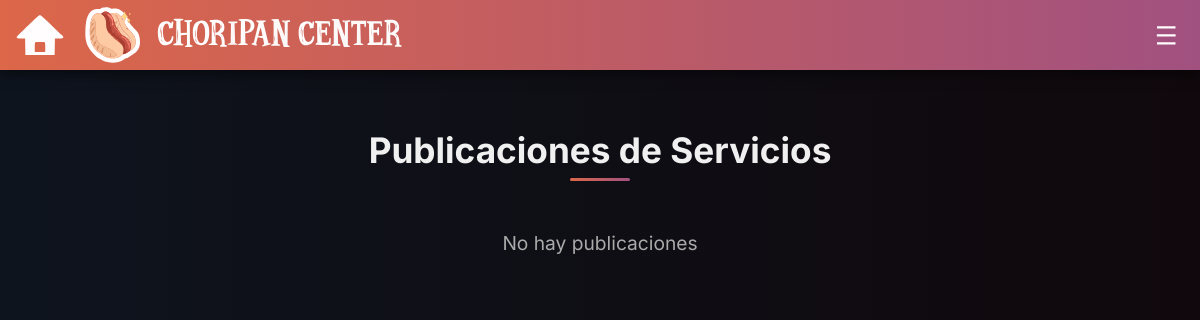
Page /muros/servicio/ (signed in) on the earlier database version.
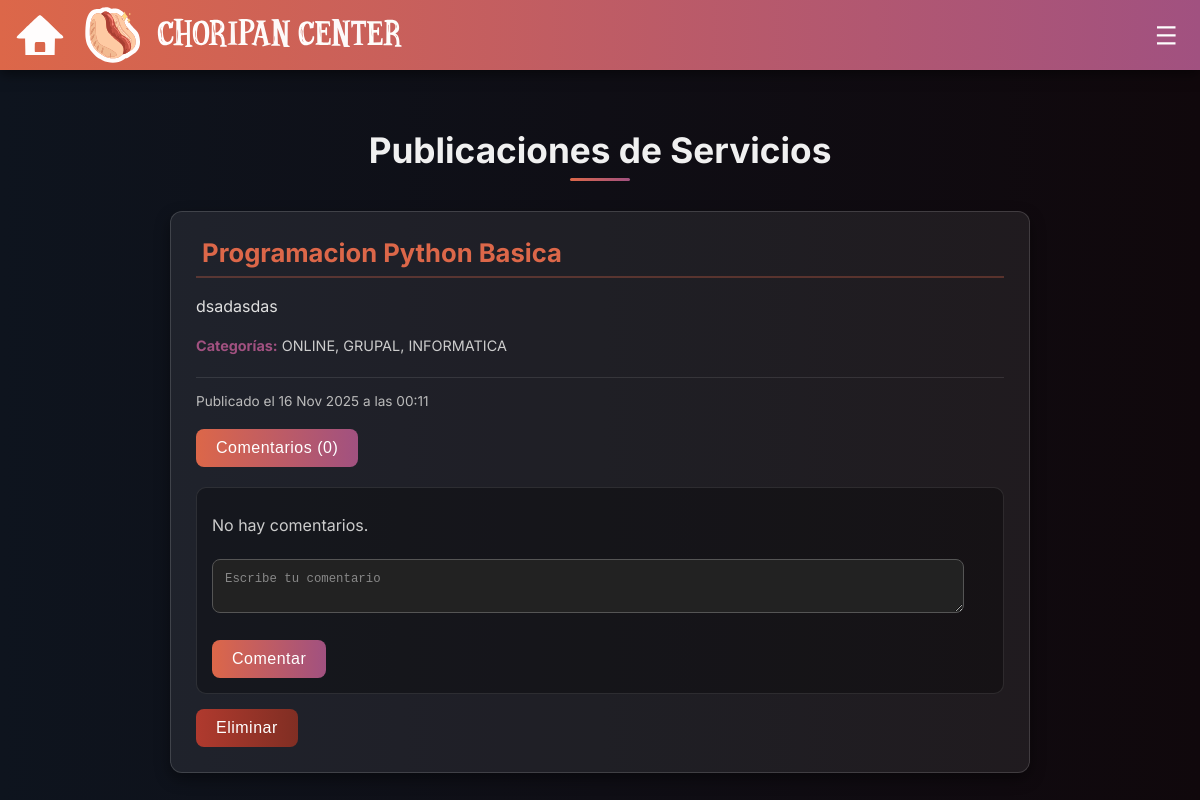
Same page on the later database version.
### publicaciones/models.py (models this page shows)
class Publicacion(models.Model):
    usuario = models.ForeignKey(User, on_delete=models.CASCADE)
    tipoMuro = models.CharField(max_length=10, choices=TIPO_MURO)
    contenido = models.TextField(verbose_name='Comentario')
    fechaCreacion = models.DateTimeField(auto_now_add=True)
    modalidad = models.CharField(max_length=10, choices=MODALIDAD_SESION ,blank=True, null=True)
    tipoSesion = models.CharField(max_length=15, choices=TIPO_SESION,blank=True, null=True)
    asignatura = models.CharField(max_length=20, choices=DEPARTAMENTOS, blank=True, null=True)
    materialPrestamo = models.CharField(max_length=150, blank=True, null=True)
    cantMaterial = models.PositiveIntegerField(blank=True, null=True)
    titulo = models.CharField(max_length=150,blank=True, null=True)
    fotoMaterial = models.ImageField(upload_to='publicaciones_fotos/', blank=True, null=True)
    dias = models.CharField(max_length=15, choices=PREF_DIA, blank=True, null=True)
    Comunicacion = models.CharField(max_length=59, choices=TIPO_COMUNICACION, blank=True, null=True)
    metododeestudio = models.CharField(max_length=30, choices=METODO_DE_ESTUDIO, blank=True, null=True)

### publicaciones/views.py (the view)
# urls.py: path('muros/servicio/', views.muro_servicio_view, name='muro_servicio'),
def muro_servicio_view(request):
    publicaciones = filtroPreferencias(request, 'SERVICIOS')
    datitos = {
        'nombre' : 'Servicios',
        'publicacion' : publicaciones,
        'comentarios' : FormComentarios()
    }
    return render(request, 'Muros/muro_tutoria.html', datitos)

### publicaciones/forms.py
class FormComentarios(forms.ModelForm):
    class Meta:
        model = Comentario
        fields = ['contenido']
        labels = {'contenido': ''
                  }
        widgets = {
            'contenido': forms.Textarea(attrs={'rows': 2, 'placeholder': 'Escribe tu comentario','class': '#'})
        }

### publicaciones/templates/Muros/muro_tutoria.html (shortened to what this page needs)
{% load static %}
<!DOCTYPE html>
<html lang="es">
<head>
    <link rel="stylesheet" href="{% static 'muros/style_muro_servicios.css' %}">
</head>
<body>
    <header class="navbar">
        <div class="logo-grupo-izquierdo">
            <a href="{% url 'home' %}" class="config-boton logo-casita">
                <img src="{% static 'images/logo-casita (2).svg' %}">
            </a>
            <img src="{% static 'images/logo-choripan.svg' %}">
        </div>
        <div class="Nav-Boton">
            <button class="config-boton menu-button" onclick="abrirmenu()">
                <img src="{% static 'images/logo-menu.svg' %}">
            </button>
        </div>
    </header>
    {% block content %}
    <div class="main-content"> <h2>Publicaciones de {{ nombre }}</h2>
        {% for pub in publicacion %}
        <div class="publicacion-card">
            <h3>
                <span style="vertical-align: top;">
                    {{ pub.titulo }}
                </span>
            </h3>
            <p>{{ pub.contenido }}</p>
            <p style="font-size: 0.9em; color: #ccc;">
                <strong>Categorías:</strong> {{ pub.modalidad }}, {{ pub.tipoSesion }}, {{ pub.asignatura }}
            </p>
            <div class="publicacion-meta">
                Publicado el {{ pub.fechaCreacion|date:"d M Y" }} a las {{ pub.fechaCreacion|date:"H:i" }}
            </div>
            <p style="margin-top: 20px;">
                <button onclick="verComentarios('comentarios-{{ pub.id }}')">
                    Comentarios ({{ pub.Comentarios.count }})
                </button>
            </p>
            <div id="comentarios-{{ pub.id }}">
                {% for comentario in pub.Comentarios.all %}
                    <p class="comentario-item">
                        {{ comentario.contenido }} -
                        <a href="{% url 'perfilPublico' username=comentario.usuario.username %}"
                            style="font-weight: bold; color: inherit; text-decoration: none;
                            display: inline-flex; align-items: center; vertical-align: middle;">
                            {% if comentario.usuario.perfilusuario.fotoPerfil %}
                                <img src="{{ comentario.usuario.perfilusuario.fotoPerfil.url }}"
                                    alt="Foto de {{ comentario.usuario.username }}"
                                    style="width: 20px; height: 20px; border-radius: 50%; margin-right: 5px;">
                            {% endif %}
                            {{ comentario.usuario.username }}
                        </a>
                        ({{ comentario.fechaCreacion|date:"H:i" }})
                    </p>
                {% empty %}
                    <p style="margin-top: 10px; color: #ccc;">No hay comentarios.</p>
                {% endfor %}
                <form method="POST" action="{% url 'crear_comentario' pub.id pub.tipoMuro %}" class="comentarios-form">
                    {{ comentarios.as_p }}
                    <button type="submit">Comentar</button>
                </form>
            </div>
            {% if pub.usuario == user %}
                <form method="POST" action="{% url 'borrarPub' pub.id %}" style="display: inline-block; margin-top: 15px;">
                    <button type="submit" style="background: linear-gradient(90deg, #b03a2e, #802e23);">
                        Eliminar
                    </button>
                </form>
            {% endif %}
        </div> {% empty %}
            <p>No hay publicaciones</p>
        {% endfor %}
    </div>
    {% endblock content %}
</body>
</html>

### publicaciones/static/muros/style_muro_servicios.css (style rules this page uses)
body { margin: 0; font-family: 'Inter', sans-serif; background: linear-gradient(90deg, #0e141e, #10080C); color: white; overflow-x: hidden; }
.navbar { background: linear-gradient(90deg, #DC6749, #A15180); box-shadow: 0 4px 12px rgba(0,0,0,0.5); display: flex; justify-content: space-between; align-items: center; padding:0px 15px; height: 70px; position: fixed; top: 0; left: 0; width: 100%; box-sizing: border-box; z-index: 1000; }
.Nav-Boton { display: flex; height: 100%; }
.logo-casita { background-color:none; height: 100%; margin-left: 0%; width: auto; padding: 0; display: flex; align-items: center; }
.logo-casita img { height: 50px; width: 50px; display: block; }
.logo-grupo-izquierdo { display: flex; align-items: center; gap: 15px; height: 100%; }
.logo-grupo-izquierdo img:nth-child(2) { height: 60px; width: auto; }
.config-boton { background: none; border: none; font-size: 14px; padding: 0; cursor: pointer; display: flex; align-items: center; justify-content: center; text-decoration: none; height: auto; color: white; }
.config-boton img { height: 55%; }
.main-content { padding-top: 100px; padding-left: 20px; padding-right: 20px; max-width: 900px; margin-left: auto; margin-right: auto; min-height: calc(100vh - 100px); box-sizing: border-box; }
.main-content > h2 { color: #f0f0f0; font-size: 2.2em; margin-bottom: 30px; text-align: center; position: relative; padding-bottom: 10px; }
.main-content > h2::after { content: ''; position: absolute; left: 50%; transform: translateX(-50%); bottom: 0; width: 60px; height: 3px; background: linear-gradient(90deg, #DC6749, #A15180); border-radius: 5px; }
.publicacion-card { background-color: rgba(255, 255, 255, 0.07); border-radius: 12px; padding: 25px; margin-bottom: 25px; box-shadow: 0 6px 15px rgba(0, 0, 0, 0.4); border: 1px solid rgba(255, 255, 255, 0.15); transition: transform 0.2s ease, box-shadow 0.2s ease; }
.publicacion-card h3 { color: #DC6749; font-size: 1.6em; margin-top: 0; margin-bottom: 10px; border-bottom: 2px solid rgba(220, 103, 73, 0.3); padding-bottom: 8px; }
.publicacion-card p { line-height: 1.6; margin-bottom: 10px; color: #e0e0e0; }
.publicacion-card p strong { color: #A15180; }
.publicacion-card button { background: linear-gradient(90deg, #DC6749, #A15180); border: none; color: white; padding: 10px 20px; border-radius: 8px; cursor: pointer; font-size: 1em; transition: all 0.3s ease; letter-spacing: 0.5px; }
.publicacion-meta { font-size: 0.85em; color: #bbb; margin-top: 20px; padding-top: 15px; border-top: 1px solid rgba(255, 255, 255, 0.1); }
div[id^="comentarios-"] { margin-top: 20px; padding: 15px; background-color: rgba(0, 0, 0, 0.3); border-radius: 10px; border: 1px solid rgba(255, 255, 255, 0.1); }
.comentarios-form { margin-top: 20px; }
.comentarios-form p { margin-bottom: 5px; }
.comentarios-form input[type="text"], .comentarios-form textarea { width: calc(100% - 24px); padding: 12px; margin-bottom: 15px; border-radius: 8px; border: 1px solid #555; background-color: #222; color: white; font-size: 0.95em; box-sizing: border-box; }
.comentarios-form input[type="text"]::placeholder, .comentarios-form textarea::placeholder { color: #888; }

Differences in the rows shown:
added Publicacion: tipoMuro "Servicios", titulo "Programacion Python Basica", contenido "dsadasdas", modalidad "ONLINE", tipoSesion "GRUPAL", asignatura "INFORMATICA", fechaCreacion "16 Nov 2025", fechaCreacion "00:11", Comentarios.count "0", shows "Eliminar"
Other differences:
{{ nombre }}: "Servicios" → (not shown)
text no longer shown: "No hay publicaciones"
